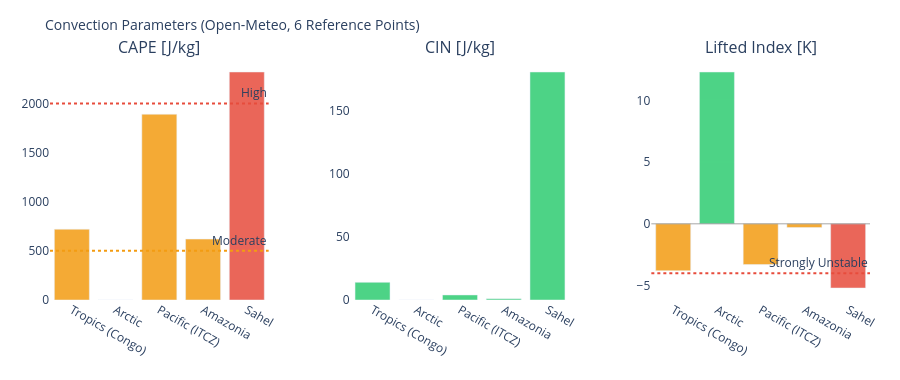

Notebook code cell kept with this figure:
### Markdown cell above
---
## 3. Visualizations

### Code cell
# ============================================================
# CAPE / CIN / LIFTED INDEX – Convection potential
# ============================================================

if not df_atm.empty:
    fig = make_subplots(
        rows=1, cols=3,
        subplot_titles=['CAPE [J/kg]', 'CIN [J/kg]', 'Lifted Index [K]'],
        horizontal_spacing=0.1
    )
    pts = df_atm['point'].tolist()
    pt_colors = ['#E85D24','#185FA5','#888780','#378ADD','#639922','#F2A623']

    # CAPE – höher = mehr Gewitterpotential
    cape_vals = df_atm['cape'].fillna(0).tolist()
    cape_colors = ['#e74c3c' if v > 2000 else '#f39c12' if v > 500 else '#2ecc71'
                   for v in cape_vals]
    fig.add_trace(go.Bar(x=pts, y=cape_vals, marker_color=cape_colors,
                         opacity=0.85, showlegend=False), row=1, col=1)
    fig.add_hline(y=2000, line_dash='dot', line_color='#e74c3c',
                  annotation_text='High', row=1, col=1)
    fig.add_hline(y=500,  line_dash='dot', line_color='#f39c12',
                  annotation_text='Moderate', row=1, col=1)

    # CIN – negativer = stärker gedeckelt (weniger Auslöse)
    cin_vals = df_atm['cin'].fillna(0).tolist()
    cin_colors = ['#e74c3c' if v < -200 else '#f39c12' if v < -50 else '#2ecc71'
                  for v in cin_vals]
    fig.add_trace(go.Bar(x=pts, y=cin_vals, marker_color=cin_colors,
                         opacity=0.85, showlegend=False), row=1, col=2)

    # Lifted Index – negativ = instabil
    li_vals = df_atm['li'].fillna(0).tolist()
    li_colors = ['#e74c3c' if v < -4 else '#f39c12' if v < 0 else '#2ecc71'
                 for v in li_vals]
    fig.add_trace(go.Bar(x=pts, y=li_vals, marker_color=li_colors,
                         opacity=0.85, showlegend=False), row=1, col=3)
    fig.add_hline(y=0, line_color='gray', line_width=0.7, row=1, col=3)
    fig.add_hline(y=-4, line_dash='dot', line_color='#e74c3c',
                  annotation_text='Strongly Unstable', row=1, col=3)

    fig.update_layout(
        title=dict(text='Convection Parameters (Open-Meteo, 6 Reference Points)', font=dict(size=14)),
        height=380, plot_bgcolor='rgba(0,0,0,0)', paper_bgcolor='rgba(0,0,0,0)',
        margin=dict(l=50, r=30, t=60, b=80)
    )
    fig.update_xaxes(tickangle=30)
    fig.show()

### Figure 1 — Plotly figure (JSON) as saved in the notebook; plotly's stock layout.template omitted (floating-point values rounded to 4 significant figures)
{"data": [{"marker": {"color": ["#f39c12", "#2ecc71", "#f39c12", "#f39c12", "#e74c3c"]}, "opacity": 0.85, "showlegend": false, "type": "bar", "x": ["Tropics (Congo)", "Arctic", "Pacific (ITCZ)", "Amazonia", "Sahel"], "xaxis": "x", "y": [720.0, 0.0, 1890.0, 620.0, 2320.0], "yaxis": "y"}, {"marker": {"color": ["#2ecc71", "#2ecc71", "#2ecc71", "#2ecc71", "#2ecc71"]}, "opacity": 0.85, "showlegend": false, "type": "bar", "x": ["Tropics (Congo)", "Arctic", "Pacific (ITCZ)", "Amazonia", "Sahel"], "xaxis": "x2", "y": [14.0, 0.0, 4.0, 1.0, 181.0], "yaxis": "y2"}, {"marker": {"color": ["#f39c12", "#2ecc71", "#f39c12", "#f39c12", "#e74c3c"]}, "opacity": 0.85, "showlegend": false, "type": "bar", "x": ["Tropics (Congo)", "Arctic", "Pacific (ITCZ)", "Amazonia", "Sahel"], "xaxis": "x3", "y": [-3.8, 12.3, -3.3, -0.3, -5.2], "yaxis": "y3"}], "layout": {"annotations": [{"font": {"size": 16}, "showarrow": false, "text": "CAPE [J/kg]", "x": 0.1333, "xanchor": "center", "xref": "paper", "y": 1.0, "yanchor": "bottom", "yref": "paper"}, {"font": {"size": 16}, "showarrow": false, "text": "CIN [J/kg]", "x": 0.5, "xanchor": "center", "xref": "paper", "y": 1.0, "yanchor": "bottom", "yref": "paper"}, {"font": {"size": 16}, "showarrow": false, "text": "Lifted Index [K]", "x": 0.8667, "xanchor": "center", "xref": "paper", "y": 1.0, "yanchor": "bottom", "yref": "paper"}, {"showarrow": false, "text": "High", "x": 1, "xanchor": "right", "xref": "x domain", "y": 2000, "yanchor": "bottom", "yref": "y"}, {"showarrow": false, "text": "Moderate", "x": 1, "xanchor": "right", "xref": "x domain", "y": 500, "yanchor": "bottom", "yref": "y"}, {"showarrow": false, "text": "Strongly Unstable", "x": 1, "xanchor": "right", "xref": "x3 domain", "y": -4, "yanchor": "bottom", "yref": "y3"}], "height": 380, "margin": {"b": 80, "l": 50, "r": 30, "t": 60}, "paper_bgcolor": "rgba(0,0,0,0)", "plot_bgcolor": "rgba(0,0,0,0)", "shapes": [{"line": {"color": "#e74c3c", "dash": "dot"}, "type": "line", "x0": 0, "x1": 1, "xref": "x domain", "y0": 2000, "y1": 2000, "yref": "y"}, {"line": {"color": "#f39c12", "dash": "dot"}, "type": "line", "x0": 0, "x1": 1, "xref": "x domain", "y0": 500, "y1": 500, "yref": "y"}, {"line": {"color": "gray", "width": 0.7}, "type": "line", "x0": 0, "x1": 1, "xref": "x3 domain", "y0": 0, "y1": 0, "yref": "y3"}, {"line": {"color": "#e74c3c", "dash": "dot"}, "type": "line", "x0": 0, "x1": 1, "xref": "x3 domain", "y0": -4, "y1": -4, "yref": "y3"}], "title": {"font": {"size": 14}, "text": "Convection Parameters (Open-Meteo, 6 Reference Points)"}, "xaxis": {"anchor": "y", "domain": [0.0, 0.2667], "tickangle": 30}, "xaxis2": {"anchor": "y2", "domain": [0.3667, 0.6333], "tickangle": 30}, "xaxis3": {"anchor": "y3", "domain": [0.7333, 1.0], "tickangle": 30}, "yaxis": {"anchor": "x", "domain": [0.0, 1.0]}, "yaxis2": {"anchor": "x2", "domain": [0.0, 1.0]}, "yaxis3": {"anchor": "x3", "domain": [0.0, 1.0]}}}
